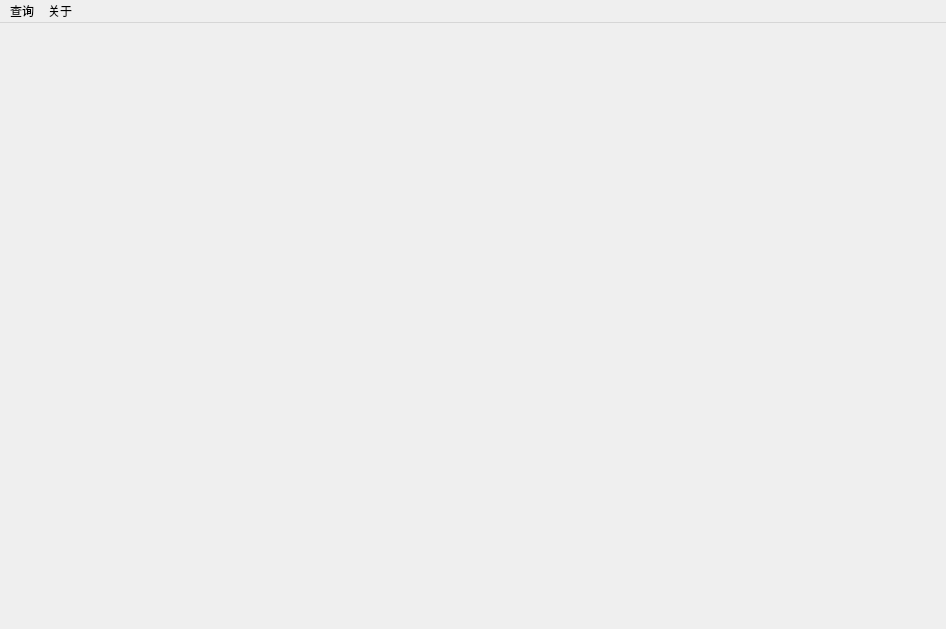
<?xml version="1.0" encoding="UTF-8"?>
<ui version="4.0">
 <class>MainWindow</class>
 <widget class="QMainWindow" name="MainWindow">
  <property name="geometry">
   <rect>
    <x>0</x>
    <y>0</y>
    <width>946</width>
    <height>629</height>
   </rect>
  </property>
  <property name="windowTitle">
   <string>MainWindow</string>
  </property>
  <widget class="QWidget" name="centralWidget">
   <widget class="QWidget" name="gridLayoutWidget">
    <property name="geometry">
     <rect>
      <x>10</x>
      <y>0</y>
      <width>931</width>
      <height>601</height>
     </rect>
    </property>
    <layout class="QGridLayout" name="MainGridLayout"/>
   </widget>
  </widget>
  <widget class="QMenuBar" name="menuBar">
   <property name="geometry">
    <rect>
     <x>0</x>
     <y>0</y>
     <width>946</width>
     <height>23</height>
    </rect>
   </property>
   <widget class="QMenu" name="menu_query">
    <property name="title">
     <string>查询</string>
    </property>
    <addaction name="ac_query_youka_user"/>
    <addaction name="ac_query_youka_live"/>
    <addaction name="ac_query_StayUser"/>
   </widget>
   <widget class="QMenu" name="menu_about">
    <property name="title">
     <string>关于</string>
    </property>
    <addaction name="actionAbout"/>
    <addaction name="ac_quit"/>
   </widget>
   <addaction name="menu_query"/>
   <addaction name="menu_about"/>
  </widget>
  <action name="ac_query_youka_user">
   <property name="text">
    <string>优卡新增用户查询</string>
   </property>
  </action>
  <action name="actionAbout">
   <property name="text">
    <string>About</string>
   </property>
  </action>
  <action name="ac_quit">
   <property name="text">
    <string>退出</string>
   </property>
  </action>
  <action name="ac_query_youka_live">
   <property name="text">
    <string>优卡活跃用户查询</string>
   </property>
  </action>
  <action name="ac_query_StayUser">
   <property name="text">
    <string>用户留存率查询</string>
   </property>
  </action>
 </widget>
 <resources/>
 <connections/>
</ui>
